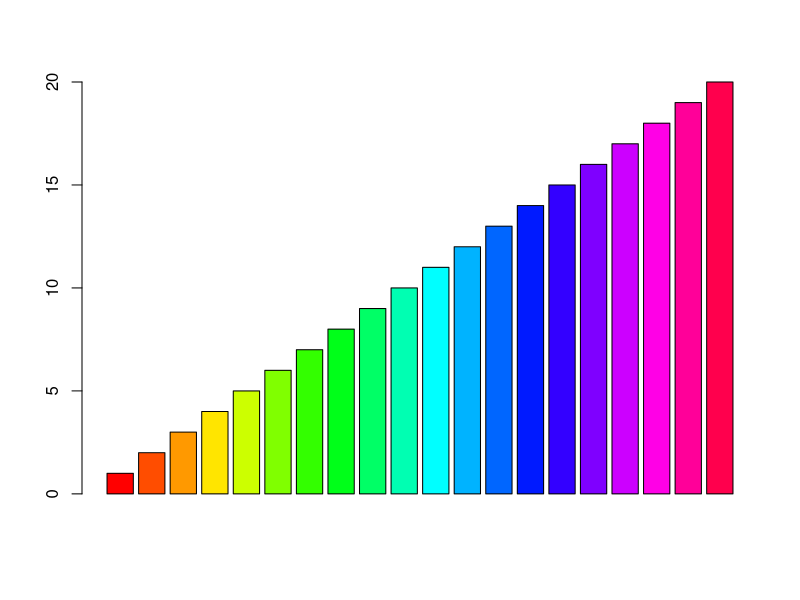
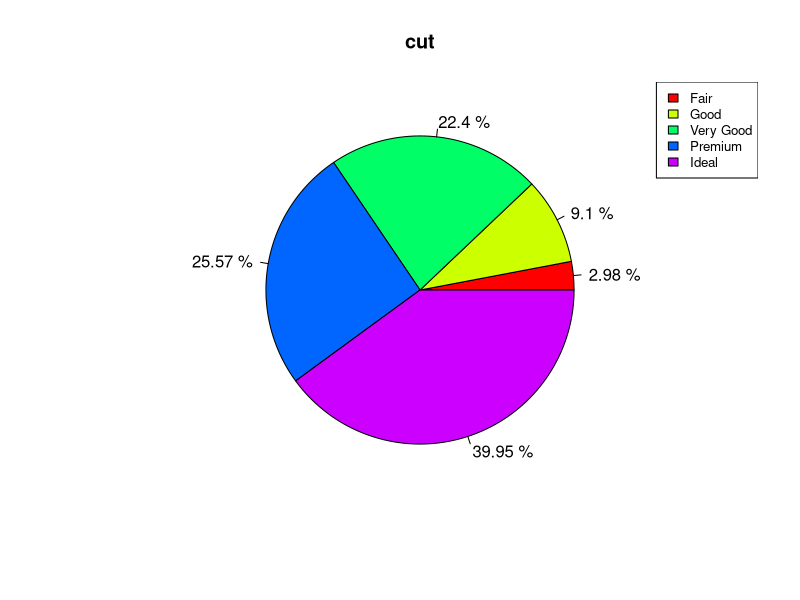
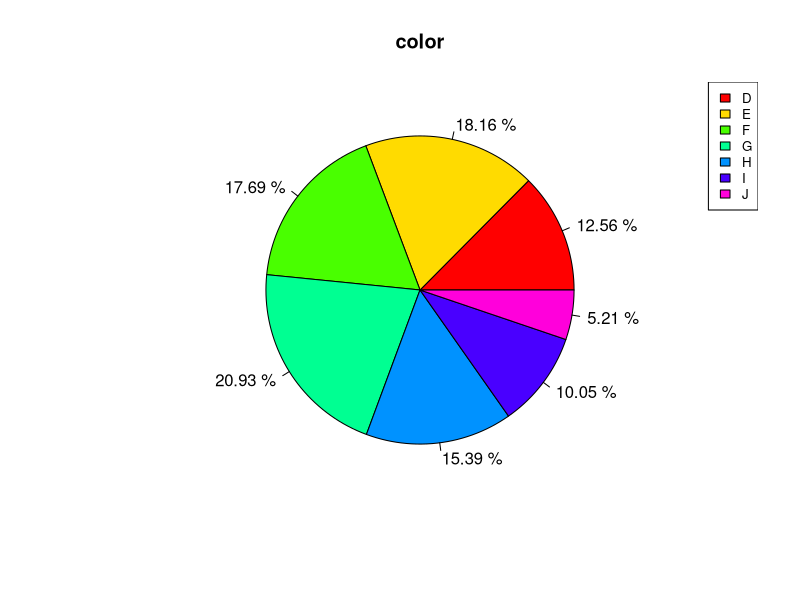
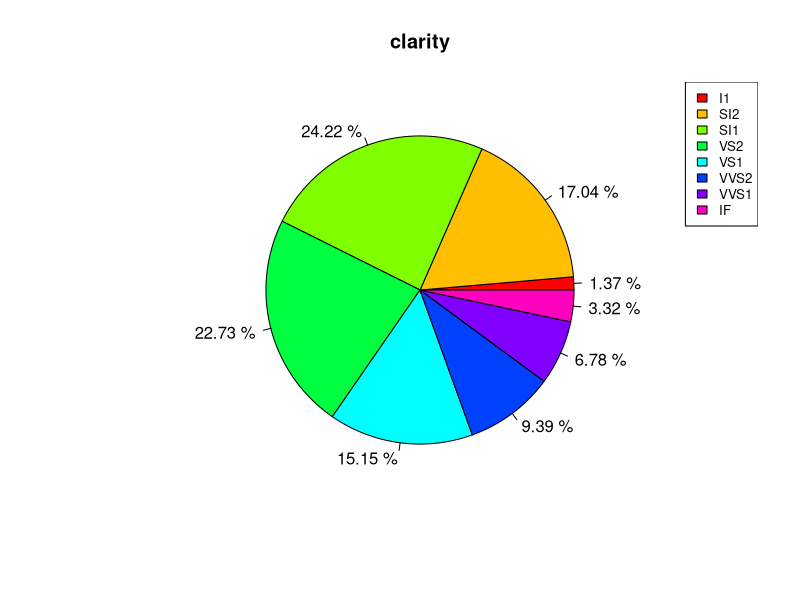

Generate these figures, in order, with R: (Note: this script raises an error after producing the figures.)
library(ggplot2)
#Taking Input from User in R Programming
var = readline()
var

# convert the inputted value to integer
var = as.integer(var)

# print the value
print(var)

#add prompt string
name <- readline(prompt = "請輸入你的姓名：")
print(paste("你好，", name, "！歡迎使用R"))
var1 = readline(prompt = 'Enter any number : ')
print(var1)

#multiple inputs 
var1 = readline('Enter 1st number : ')
var2 = readline('Enter 2nd number : ') 
var3 = readline('Enter 3rd number : ') 
var4 = readline('Enter 4th number : ')

{ 
  var1 = readline('Enter 1st number : ')
  var2 = readline('Enter 2nd number : ') 
  var3 = readline('Enter 3rd number : ') 
  var4 = readline('Enter 4th number : ')
}


#互動式BMI計算器
bmi_cal = function(){
  {
    height = as.numeric(readline('請輸入身高(公分): '))/100
    weight = as.numeric(readline('請輸入體重(公斤): '))
  }
  bmi = weight / height^2
  
  paste('BMI：',bmi,sep='')
}
bmi_cal()

#Fibonacci數列
#1,1,2,3,5,8,13,...
#n是「數列長度」
fibo <- function(n){
  if (n>1) {
    a = c(1,1)
    i=1
    while (length(a)<n){
      a = c(a, a[i]+a[i+1])
      i = i+1
    }
    print(a)
  }else{1}
}

fibo(1)
fibo(4)
fibo(10)


#自訂函數：將資料中所有factor型態資料畫圓餅圖
#sapply(x,FUN)
#apply(x,margin,FUN) (margin:row=1,column=2) 
data(diamonds)
str(diamonds)
is.factor(diamonds$cut)

sapply(diamonds[,c(1,5:10)],sum) #正確
apply(diamonds[,c(1,5:10)],2,sum) #正確

sapply(diamonds,class) #正確
apply(diamonds,2,class) #不正確

sapply(diamonds,is.factor) #正確
apply(diamonds,2,is.factor) #不正確

#利用迴圈多張圖
超pie <- function(data){
  index=sapply(data,is.factor)
  data=data[,index]
  for (i in 1:ncol(data)){
    c1=table(data[,i])
    c1=as.data.frame(c1)
    piepercent<- paste(round(100*c1$Freq/sum(c1$Freq), 2), "%")
    pie(c1$Freq,labels =piepercent, main = colnames(data)[i],col = rainbow(nrow(c1)))
    legend("topright",as.character(c1[,1]), cex = 0.8,
           fill = rainbow(nrow(c1)))
  }
}

index=sapply(diamonds,is.factor)
diamonds[,index]
barplot(1:20,col=rainbow(20))

超pie(diamonds)
超pie(iris)

str(iris[,5])
ncol(iris[,5])

超pie_2 <- function(data){
  index=sapply(data,is.factor)
  if (sum(index)>1){
    data=data[,index]
    for (i in 1:ncol(data)){
      c1=table(data[,i])
      c1=as.data.frame(c1)
      piepercent<- paste(round(100*c1$Freq/sum(c1$Freq), 2), "%")
      pie(c1$Freq,labels =piepercent, main = colnames(data)[i],col = rainbow(nrow(c1)))
      legend("topright",as.character(c1[,1]), cex = 0.8,
             fill = rainbow(nrow(c1)))
    }
  }else if (sum(index)==1){
    name=colnames(data)[index]
    data=data[,index]
    c1=table(data)
    c1=as.data.frame(c1)
    piepercent<- paste(round(100*c1$Freq/sum(c1$Freq), 2), "%")
    pie(c1$Freq,labels =piepercent, main = name,col = rainbow(nrow(c1)))
    legend("topright",as.character(c1[,1]), cex = 0.8,
             fill = rainbow(nrow(c1)))
    }else{print('無類別變數')}
    
  }

超pie_2(diamonds)
超pie_2(iris)
超pie_2(diamonds[,c(1,5:10)]) #選出diamonds中的連續型變數

#存成PDF
pdf('超派.pdf')
超pie_2(diamonds)
dev.off()

getwd()

# while迴圈 vs for迴圈
